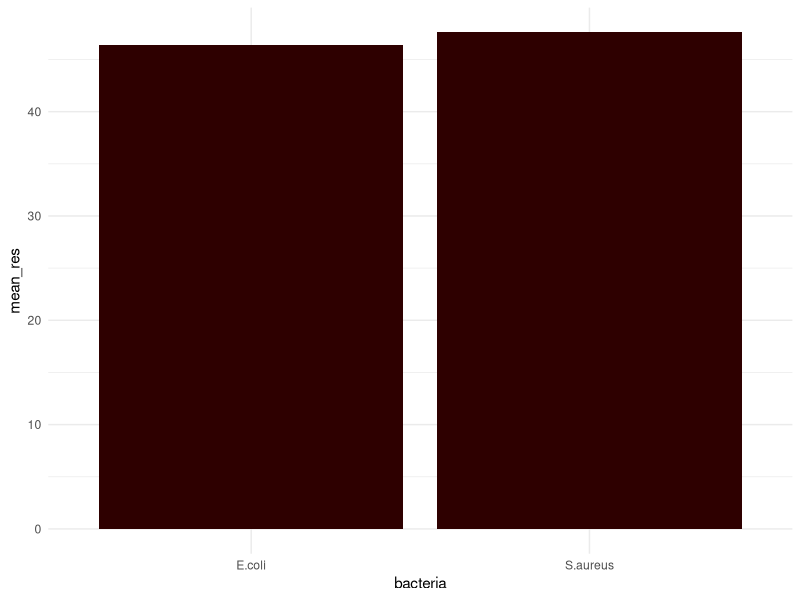

Here is the R script that generated this plot:
# 🧬 Шаблон анализа клинических данных
# ⚠️ Используйте синтетические данные для демонстрации!

library(tidyverse)
library(lubridate)

# Генерация примера данных (НЕ реальные пациенты!)
set.seed(42)
patient_data <- tibble(
  patient_id = paste0("P", sprintf("%04d", 1:100)),
  age = sample(18:85, 100, replace = TRUE),
  gender = sample(c("F", "M"), 100, replace = TRUE),
  bacteria = sample(c("E.coli", "S.aureus"), 100, replace = TRUE),
  resistance = round(runif(100, 0, 100), 1)
)

# Базовый анализ
summary_stats <- patient_data %>%
  group_by(bacteria) %>%
  summarise(n = n(), mean_res = mean(resistance), .groups = "drop")

print(summary_stats)

# Визуализация (добавить в ветке experiment/visualization)
ggplot(summary_stats, aes(x = bacteria, y = mean_res)) +
  geom_col(fill = "#2E0000") + theme_minimal()
